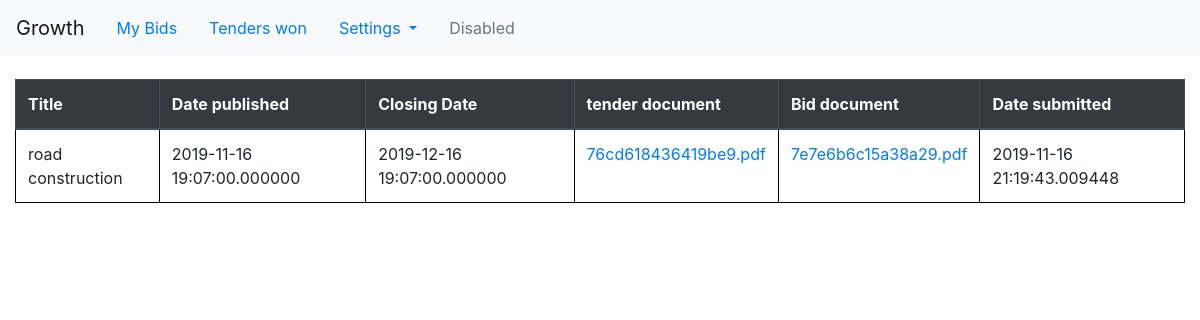
Before: /supplier/my-bids (signed in) with the older database file.
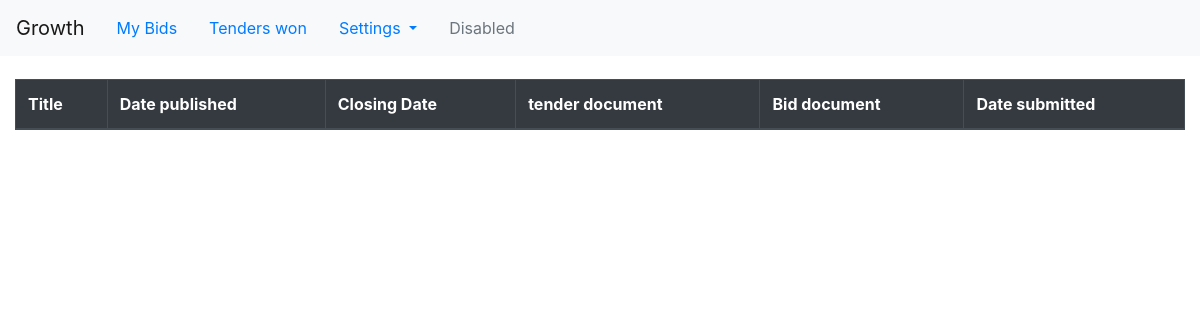
After: the same page with the newer database file.
### tables this page shows
CREATE TABLE "bidTender" (
	id INTEGER NOT NULL, 
	bid_id INTEGER, 
	tender_id INTEGER, 
	date_submitted DATETIME, 
	PRIMARY KEY (id), 
	FOREIGN KEY(bid_id) REFERENCES bid (id), 
	FOREIGN KEY(tender_id) REFERENCES tenders (id)
);

### tenderingSystem/model.py (models this page shows, shortened)
class Tenders(FlaskSerializeMixin, db.Model):
    id = db.Column(db.INTEGER, primary_key=True, autoincrement=True)
    entity_name = db.Column(db.String(50), nullable=False)
    entity_type = db.Column(db.String(30), nullable=False)
    title = db.Column(db.String(200), nullable=False, unique=True)
    status = db.Column(db.String(8), nullable=False)
    date_published = db.Column(db.DATETIME, default=datetime.utcnow(), nullable=False)
    date_closed = db.Column(db.DATETIME, nullable=False)
    tender_document = db.Column(db.String(100), nullable=False)
    company = db.Column(db.INTEGER, db.ForeignKey("company.id"))
    is_delete = db.Column(db.Boolean, default=False)
    bidTender = db.relationship('Bid', secondary=bidTender, lazy='dynamic',
                                backref=db.backref('tenders', lazy=True))
    create_fields = update_fields = ['entity_type', 'entity_name', 'title', 'status', 'date_published', 'date_closed']

class Bid(db.Model):
    id = db.Column(db.INTEGER, primary_key=True, autoincrement=True)
    bid_document = db.Column(db.String(50), nullable=False)
    date_submitted = db.Column(db.DATETIME, default=datetime.utcnow())
    is_deleted = db.Column(db.Boolean, default=False)
    bid_poster = db.Column(db.INTEGER, db.ForeignKey('company.id'))

### tenderingSystem/supplierRoutes.py (the view)
@app.route('/supplier/my-bids', methods=['GET', 'POST'])
def my_bids():
    company = get_company_information()
    if company:
        bids = db.engine.execute(f"SELECT * FROM bidTender JOIN Bid ON bidTender.bid_id=Bid.id JOIN Tenders "
                                 f"On bidTender.tender_id=Tenders.id WHERE bid_poster={company.id}")
        return render_template('supplier/myBids.html', bids=bids)
    return render_template('supplier/myBids.html')

### tenderingSystem/helper_functions.py (called while the page is built)
def get_company_information():
    company = Company.query.filter_by(user=current_user.id).first()
    return company

### tenderingSystem/model.py (called while the page is built)
@login_manager.user_loader
def load_user(user_id):
    return Users.query.get(int(user_id))

### tenderingSystem/templates/supplier/myBids.html
{% extends('supplier/layout.html')%}
{% block head %}
    {{ super() }}
    <link rel="stylesheet" type="text/css" href="{{ url_for('static', filename='css/supplier.css') }}">
{% endblock %}
{% block content %}
    <table class="table">
        <thead class="thead-dark">
            <th scope="col">Title</th>
            <th scope="col">Date published</th>
            <th scope="col">Closing Date</th>
            <th scope="col">tender document</th>
            <th scope="col">Bid document</th>
            <th scope="col">Date submitted</th>
        </thead>
        <tbody>
            {% if bids %}
                {% for bid in bids %}
                    <tr>
                        <td>{{ bid.title }}</td>
                        <td>{{ bid.date_published }}</td>
                        <td>{{ bid.date_closed }}</td>
                        <td><a href="{{ url_for("download_tender_document", document_name=bid.tender_document) }}" target="_blank">{{ bid.tender_document }}</a></td>
                        <td><a href="{{ url_for('download_bds_document', document_name=bid.bid_document) }}" target="_blank">{{bid.bid_document}}</a></td>
                        <td>{{bid.date_submitted}}</td>
                    </tr>
                {% endfor %}
            {% endif %}
        </tbody>
    </table>
{% endblock %}

Changed rows visible on the page:
removed bidTender: title "road construction", date_published "2019-11-16 19:07:00.000000", date_closed "2019-12-16 19:07:00.000000", tender_document "76cd618436419be9.pdf", bid_document "7e7e6b6c15a38a29.pdf", date_submitted "2019-11-16 21:19:43.009448"
